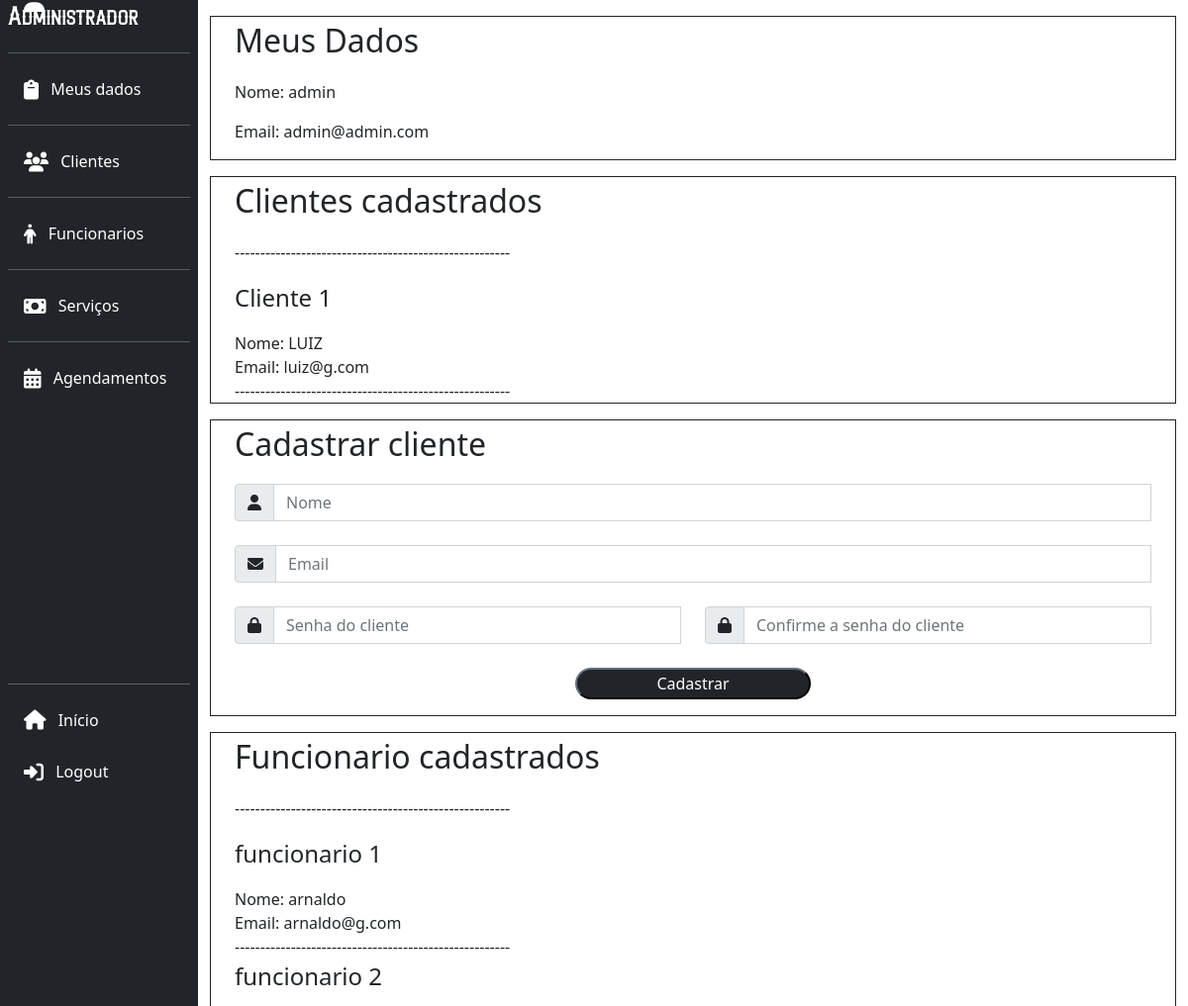
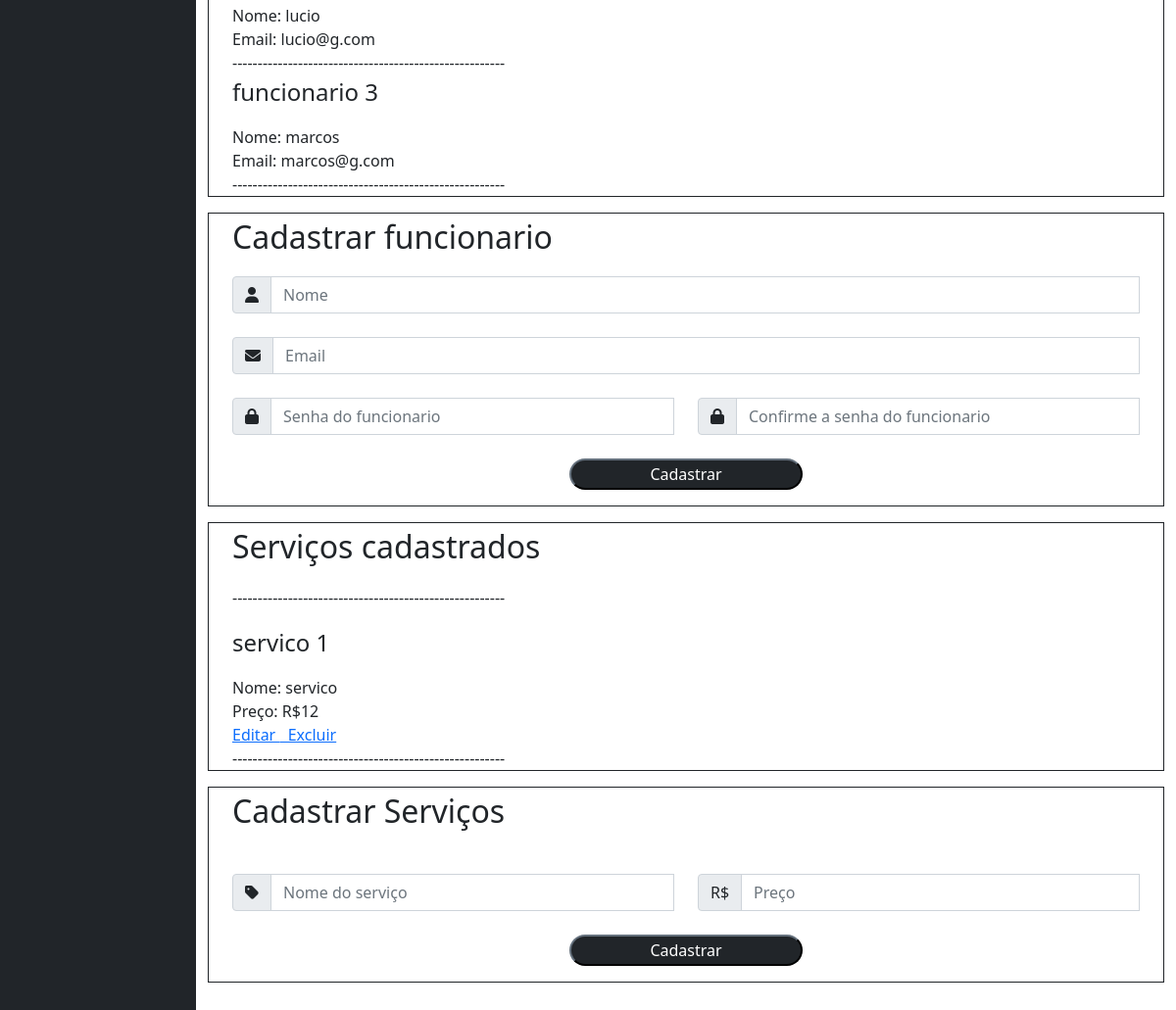
Page /php/perfiladm.php (signed in) on the committed database (2 pictures, top to bottom).
### tables this page shows
CREATE TABLE adm ( 
    id_adm int NOT NULL AUTO_INCREMENT, 
    nome varchar(100) NOT NULL, 
    email varchar(100) NOT NULL, 
    senha varchar(255) NOT NULL, 
    primary key(id_adm) 
);

CREATE TABLE cliente ( 
    id_cliente int NOT NULL AUTO_INCREMENT, 
    nome varchar(100) NOT NULL, 
    email varchar(100) NOT NULL, 
    senha varchar(255) NOT NULL, 
    primary key(id_cliente) 
);

CREATE TABLE funcionario ( 
    id_funcionario int NOT NULL AUTO_INCREMENT, 
    nome varchar(100) NOT NULL, 
    email varchar(100) NOT NULL, 
    senha varchar(255) NOT NULL, 
    primary key(id_funcionario) 
);

CREATE TABLE servico ( 
    id_servico int NOT NULL AUTO_INCREMENT, 
    nome varchar(100) NOT NULL, 
    preco int NOT NULL, 
    primary key(id_servico)
);

### php/perfiladm.php (the view, shortened to what this page needs)
<?php
    include "../sql/conectamysqlcdb.php";
    $id = $_SESSION['adm'];
    $sql1 = "SELECT nome, email, senha FROM adm WHERE id_adm ='$id'";
    $resadm = mysqli_query($mysqli, $sql1);
    $adm = mysqli_fetch_array($resadm);
?>
<html>
    <head>
        <link rel="stylesheet" type="text/css" href="../css/style.css">
        <link href="https://cdn.jsdelivr.net/npm/bootstrap@5.0.0/dist/css/bootstrap.min.css" rel="stylesheet" >
    </head>
    <body>
    <div class="container-fluid">
        <div class="row flex-nowrap">
            <div class="col-auto col-md-3 col-xl-2 px-sm-2 px-0 bg-dark">
                <div class="d-flex flex-column text-white min-vh-100 sticky-top">
                    <a href="" class="align-items-center mb-3 mb-md-0 me-md-auto text-white text-decoration-none">
                        <span class="fs-4 fontecdb d-none d-md-inline-block">Administrador</span>
                    </a>
                    <hr class="d-none d-md-inline-block">
                    <ul class="nav nav-pills flex-column mb-auto">
                    <li class="nav-item">
                        <a href="#dados" class="nav-link text-white" aria-current="page">
                            <i class="fa-solid fa-clipboard fa-lg me-2" ></i>
                            <span class="fs-6 d-none d-md-inline-block"> Meus dados</span>
                        </a>
                    </li>
                    <hr class="d-none d-md-block">
                    <li>
                        <a href="#clientes" class="nav-link text-white" aria-current="page">
                            <i class="fa-solid fa-users fa-lg me-2" ></i>
                            <span class="fs-6 d-none d-md-inline-block">Clientes</span>
                        </a>
                    </li>
                    <hr class="d-none d-md-block">
                    <li>
                        <a href="#funcionarios" class="nav-link text-white">
                            <i class="fa-solid fa-person fa-lg me-2" ></i>
                            <span class="fs-6 d-none d-md-inline-block">Funcionarios</span>
                        </a>
                    </li>
                    <hr class="d-none d-md-block">
                    <li>
                        <a href="#servicos" class="nav-link text-white">
                            <i class="fa-solid fa-money-bill fa-lg me-2" ></i>
                            <span class="fs-6 d-none d-md-inline-block">Serviços</span>
                        </a>
                    </li>
                    <hr class="d-none d-md-block">
                    <li>
                        <a href="#" class="nav-link text-white">
                            <i class="fa-solid fa-calendar-days fa-lg me-2" ></i>
                            <span class="fs-6 d-none d-md-inline-block"> Agendamentos</span>
                        </a>
                    </li>
                    </ul>
                    <hr>
                    <a href="mainpage.php" class="nav-link text-white">
                        <i class="fa-solid fa-home fa-lg me-2" ></i>
                        <span class="fs-6 d-none d-md-inline-block">Início</span>
                    </a>
                    <a href="logout.php" class="nav-link text-white">
                        <i class="fa-solid fa-right-to-bracket fa-lg mb-1 me-2 mt-4" ></i>
                        <span class="fs-6 d-none d-md-inline-block">Logout</span>
                    </a>
                    </div>
                </div>
                <div class="col py-3">
                    <div class="container border border-dark" id="dados">
                    <p class="fs-2">Meus Dados</p>
                    <?php
                        echo "<p>Nome: ".$adm["nome"]."</p>";
                        echo "<p>Email: ".$adm["email"]."</p>";
                    ?>
                </div>
                <div class="col py-3">
                <div class="container border border-dark" id="clientes">
                    <p class="fs-2">Clientes cadastrados</p>
                    <p>------------------------------------------------------</p>
                    <?php
                        $sql1 = "SELECT * FROM cliente;";
                        $rescliente = mysqli_query($mysqli, $sql1);
                        $linhascliente = mysqli_num_rows($rescliente);
                        for($i=0; $i < $linhascliente; $i++){
                            $cliente = mysqli_fetch_array($rescliente);
                            echo "<p class='fs-4'>Cliente ".$cliente['id_cliente']."</p>";
                            echo "Nome: ".$cliente["nome"]."<br>";
                            echo "Email: ".$cliente["email"]."<br>";
                            echo "------------------------------------------------------<br>";
                           }
                    ?>
                </div>
                <div class="col py-3">
                    <div class="container border border-dark">
                    <p class="fs-2">Cadastrar cliente</p>
                    <form action="editlog.php" method="POST" class="needs-validation" novalidate>
                        <div class="form-row">
                            <div class="form-group col">
                                <div class="input-group mt-2">
                                    <span class="input-group-text"><i class="fa-solid fa-user"></i></span>
                                    <input type="text" class="form-control" id="nome" name="nome" placeholder="Nome" required>
                                </div>
                            </div>
                            <div class="form-group col">
                                <div class="input-group mt-4">
                                    <span class="input-group-text"><i class="fas fa-envelope"></i></span>
                                    <input type="email" class="form-control" id="emailcadastrocliente" name="emailcadastrocliente" placeholder="Email" required>
                                </div>
                            </div>
                        </div>
                        <div class="row">
                          <div class="col-6">
                            <div class="input-group mt-4">
                                <span class="input-group-text"><i class="fas fa-lock"></i></span>
                                <input type="password" class="form-control" id="senhacadastrocliente" name="senhacadastrocliente" placeholder="Senha do cliente" pattern=".{6,}" required>
                            </div>
                          </div>
                          <div class="col-6">
                            <div class="input-group mt-4">
                                <span class="input-group-text"><i class="fas fa-lock"></i></span>
                                <input type="password" class="form-control" id="confirmasenha" name="confirmasenha" placeholder="Confirme a senha do cliente" pattern=".{6,}" required>
                            </div>
                          </div>
                        </div>
                        <div class="text-center mt-4">
                            <button type="submit" class="botaoinput btn-dark" >Cadastrar</button>
                        </div>
                    </form>
                </div>
                <div class="col py-3">
                <div class="container border border-dark" id="funcionarios">
                    <p class="fs-2">Funcionario cadastrados</p>
                    <p>------------------------------------------------------</p>
                    <?php
                        $sql2 = "SELECT * FROM funcionario";
                        $resfuncionario = mysqli_query($mysqli, $sql2);
                        $linhasfuncionario = mysqli_num_rows($resfuncionario);
                        for($i=0; $i < $linhasfuncionario; $i++){
                            $funcionario = mysqli_fetch_array($resfuncionario);
                            echo "<p class='fs-4'>funcionario ".$funcionario['id_funcionario']."</p>";
                            echo "Nome: ".$funcionario["nome"]."<br>";
                            echo "Email: ".$funcionario["email"]."<br>";
                            echo "------------------------------------------------------<br>";
                           }
                    ?>
                </div>
                <div class="col py-3">
                    <div class="container border border-dark">
                    <p class="fs-2">Cadastrar funcionario</p>
                    <form action="editlog.php" method="POST" class="needs-validation" novalidate>
                        <div class="form-row">
                            <div class="form-group col">
                                <div class="input-group mt-2">
                                    <span class="input-group-text"><i class="fa-solid fa-user"></i></span>
                                    <input type="text" class="form-control" id="nome" name="nome" placeholder="Nome" required>
                                </div>
                            </div>
                            <div class="form-group col">
                                <div class="input-group mt-4">
                                    <span class="input-group-text"><i class="fas fa-envelope"></i></span>
                                    <input type="email" class="form-control" id="emailcadastrofuncionario" name="emailcadastrofuncionario" placeholder="Email" required>
                                </div>
                            </div>
                        </div>
                        <div class="row">
                          <div class="col-6">
                            <div class="input-group mt-4">
                                <span class="input-group-text"><i class="fas fa-lock"></i></span>
                                <input type="password" class="form-control" id="senhacadastrofuncionario" name="senhacadastrofuncionario" placeholder="Senha do funcionario" pattern=".{6,}" required>
                            </div>
                          </div>
                          <div class="col-6">
                            <div class="input-group mt-4">
                                <span class="input-group-text"><i class="fas fa-lock"></i></span>
                                <input type="password" class="form-control" id="confirmasenha" name="confirmasenha" placeholder="Confirme a senha do funcionario" pattern=".{6,}" required>
                            </div>
                          </div>
                        </div>
                        <div class="text-center mt-4">
                            <button type="submit" class="botaoinput btn-dark" >Cadastrar</button>
                        </div>
                    </form>
                </div>
                <div class="col py-3">
                <div class="container border border-dark" id="servicos">
                    <p class="fs-2">Serviços cadastrados</p>
                    <p>------------------------------------------------------</p>
                    <?php
                        $sql3 = "SELECT * FROM servico;";
                        $resservico = mysqli_query($mysqli, $sql3);
                        $linhasservico = mysqli_num_rows($resservico);
                        for($i=0; $i < $linhasservico; $i++){
                            $servico = mysqli_fetch_array($resservico);
                            echo "<p class='fs-4'>servico ".$servico['id_servico']."</p>";
                            echo "Nome: ".$servico["nome"]."<br>";
                            echo "Preço: R$".$servico["preco"]."<br>";
                            echo "<a href='alterar-excluir-adm.php?id=".$servico['id_servico']."'>Editar </a>";
                            echo "<a href='alterar-excluir-adm.php?excluir-servico-id=".$servico['id_servico']."'>&nbsp Excluir</a><br><input type='hidden' name='operacao' value='excluir'>";
                            echo "------------------------------------------------------<br>";
                           }
                    ?>
                </div>
                <div class="col py-3">
                <div class="container border border-dark">
                    <p class="fs-2">Cadastrar Serviços</p>
                    <form action="editlog.php" method="POST" class="needs-validation" novalidate>
                            <div class="row">
                            <div class="col-6">
                                <div class="input-group mt-4">
                                    <span class="input-group-text"><i class="fas fa-tag"></i></span>
                                    <input type="text" class="form-control" id="nomeservico" name="nomeservico" placeholder="Nome do serviço" required>
                                </div>
                            </div>
                            <div class="col-6">
                                <div class="input-group mt-4">
                                    <span class="input-group-text">R$</i></span>
                                    <input type="text" class="form-control" id="precoservico" name="precoservico" placeholder="Preço" required>
                                </div>
                            </div>
                            </div>
                            <div class="text-center mt-4">
                                <button type="submit" class="botaoinput btn-dark" >Cadastrar</button>
                            </div>
                        </form>
                    </div>
                    </div>
                </div>
            </div>
        </div>
    </body>
</html>

### css/style.css (style rules this page uses)
.fontecdb { font-family: 'logofont'; }
body { font-size: 100%; }
.botaoinput { border-radius: 70px; padding: 2px 80px; }

### rows in the picture
adm: nome "admin", email "admin@admin.com"
cliente: id_cliente "1", nome "LUIZ", email "luiz@g.com"
funcionario: id_funcionario "1", nome "arnaldo", email "arnaldo@g.com"
funcionario: id_funcionario "2", nome "lucio", email "lucio@g.com"
funcionario: id_funcionario "3", nome "marcos", email "marcos@g.com"
servico: id_servico "1", nome "servico", preco "12"
